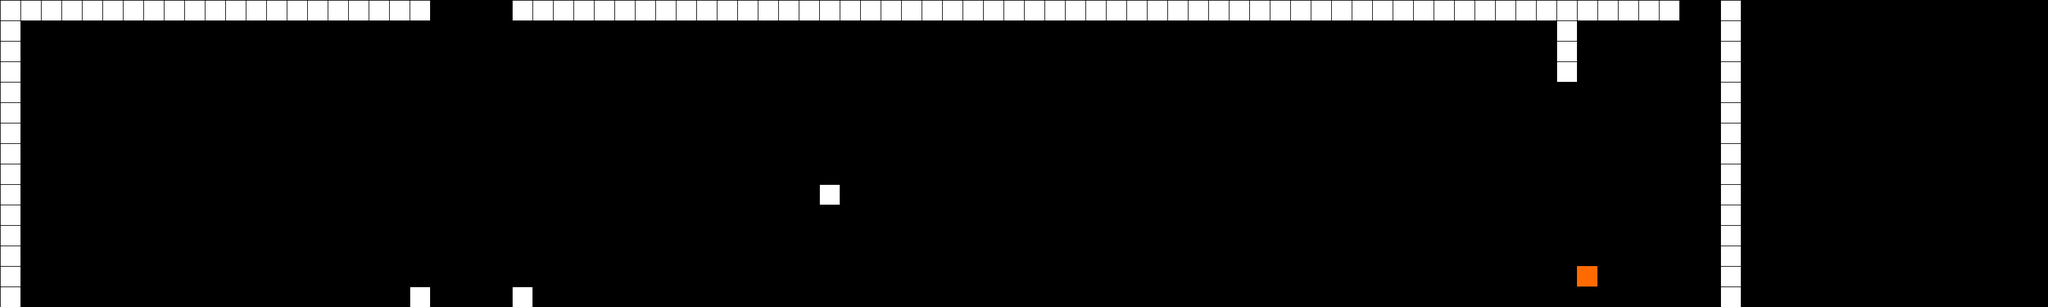

Rendered tile map (Tiled .tmx) drawn with the repository's tilesets; below, a short description and the map source with its tile grids summarised:
An orthogonal 100x15 tile map with 32x32 px tiles, 1 tile layer (Tile Layer 1), 1 hidden layer not drawn.

<map version="1.0" orientation="orthogonal" renderorder="right-down" width="100" height="15" tilewidth="32" tileheight="32" nextobjectid="1">
 <tileset firstgid="1" name="tileset" tilewidth="32" tileheight="32" tilecount="4">
  <image source="../res/tileset.png" width="64" height="64" />
 </tileset>
 <layer name="Tile Layer 1" width="100" height="15">
  <data>[1500 cells, 251 non-empty, 3 distinct tile ids]</data>
 </layer>
 <layer name="Background" width="100" height="15" visible="0">
  <data>[1500 cells, 158 non-empty, 1 distinct tile ids]</data>
 </layer>
</map>
